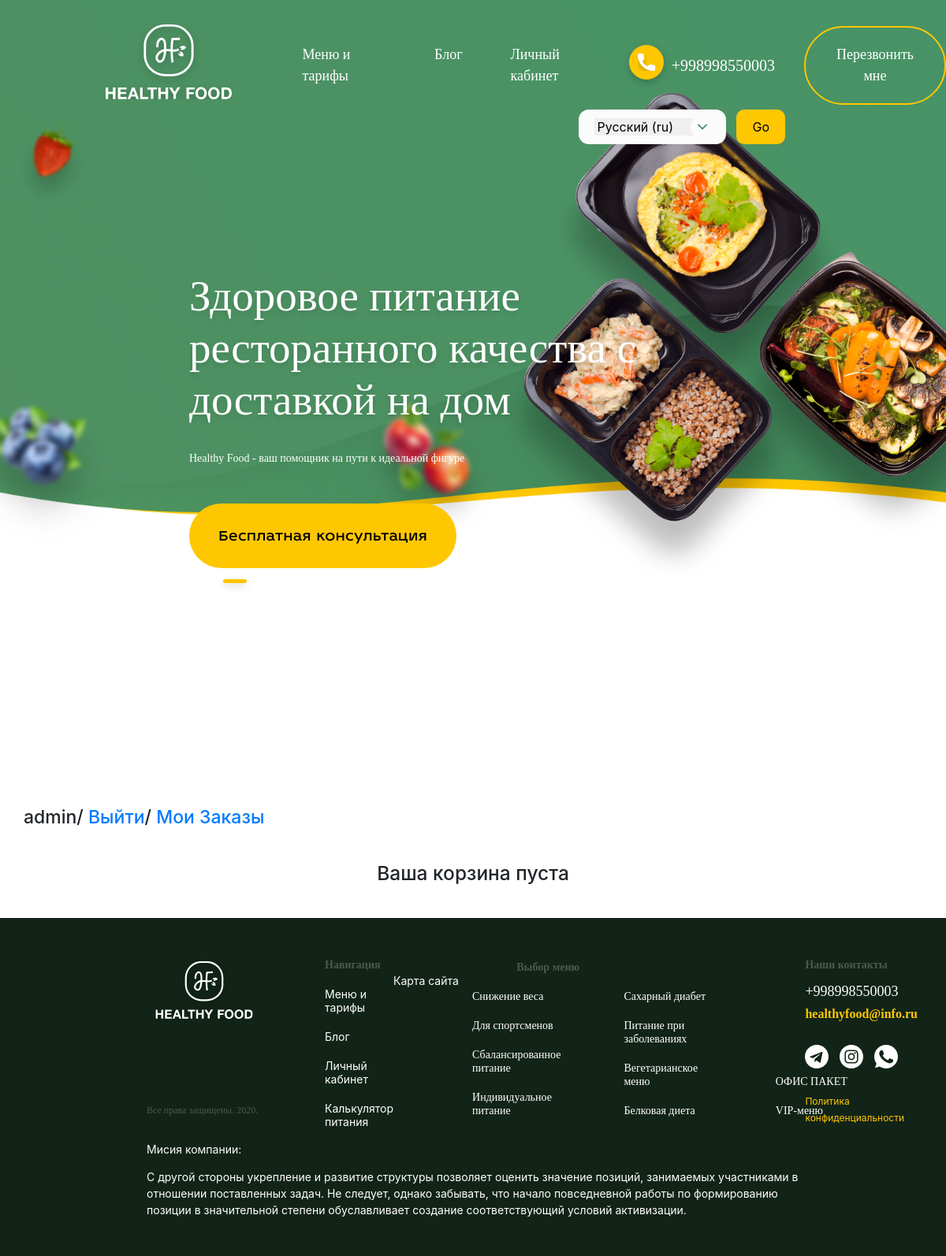
Page /personal-account/ (signed in) on the committed database.
### healthyfood/apps/main_page/models.py (models this page shows, shortened)
class HeaderSlider(models.Model):
    slider_header= models.CharField(("Обозначение о чем этот слайд"), max_length=50, null = True, blank = True)
    main_text = models.CharField(("Главный текст слайдера"), max_length=300)
    small_text = models.CharField(("Маленький текст слайдера"), max_length=200, null = True, blank = True)
    button = models.CharField( ("Текст кнопки"), max_length=50, null = True, blank = True)
    class Meta:
        db_table = ''
        managed = True
        verbose_name = 'Слайд хедера'
        verbose_name_plural = 'Слайды хедера'

### healthyfood/apps/main_page/views.py (the view)
# urls.py: path('personal-account/', views.Account.as_view(), name='account'),
class Account(CartMixin, View):
    def get(self, request, *args, **kwargs):
        header_slider = HeaderSlider.objects.all()
        customer = Customer.objects.filter(user = request.user)
        return render(request, 'main_page/personal-account.html', {
            'customer': customer,
            'cart' : self.cart,
            'header_slider': header_slider,
        })

### healthyfood/apps/main_page/mixins.py (called while the page is built)
    def dispatch(self, request, *args, **kwargs):
        if request.user.is_authenticated:
            customer = Customer.objects.filter(user=request.user).first()
            if not customer:
                customer = Customer.objects.create(
                    user = request.user
                )
            cart = Cart.objects.filter(owner=customer, in_order=False).first()
            if not cart:
                cart = Cart.objects.create(owner=customer)
        else:
            cart=Cart.objects.filter(for_anonymous_user=True).first()
            if not cart:
                cart = Cart.objects.create(for_anonymous_user=True)
        self.cart = cart
        return super().dispatch(request, *args, **kwargs)

### healthyfood/templates/main_page/personal-account.html (shortened to what this page needs)
{% extends "main_page/page.html" %}
{% load i18n  %}
{% block bootstrap %}
    <link rel="stylesheet" href="https://stackpath.bootstrapcdn.com/bootstrap/4.5.0/css/bootstrap.min.css">
{% endblock bootstrap %}
{% block content %}
    {% if user.is_authenticated %}
        <h2 class="personal__navigate">{{user.username}}/
            <a href="{% url 'logout' %}">{% trans 'Выйти' %}</a>/
            <a href=" {% url 'my_orders' %} ">{% trans 'Мои Заказы' %}</a>
        </h2>
    {% else %}
    <h2 class="personal__navigate">
        <a href="{% url 'login' %} ">{% trans 'Войти' %}</a>/
        <a href="{% url 'signup' %} ">{% trans 'Зарегестрироваться' %}</a>/
    </h2>
    {% endif %}
    <h3 class="text-center mt-5 mb-5">{% trans 'Ваша корзина' %} {% if not cart.products.count %}{% trans 'пуста'%}{% endif %}</h3>
{% endblock content %}

### healthyfood/templates/include/header_slider.html
{% load static %}
{% load i18n %}
<div class="container">
    {% if header_slider%}
<div class="header__slider" id="slider-1">
     {% for a in header_slider%}
     <div class="header__slider__item">
        <h3>{{a.main_text}}</h3>
        {% if a.small_text %}
            <p>{{a.small_text}}</p>
        {% endif %}
        {% if a.button %}
            <a href="#popup" class="popup-link">
                <button class="header__slider__item__button"> {{a.button}} </button>
            </a>
        {% endif %}
    </div>
     {%endfor%}
</div>
 {% endif %}
</div>
</div>

### healthyfood/apps/main_page/static/style/css/style.css (style rules this page uses)
a { text-decoration: none; }
input, button, textarea { font-family: inherit; }
body { margin: 0; }
html { scroll-behavior: smooth; }
.container { padding: 0px 50px; padding-bottom: 168px; }
.header__slider { color: #ffffff; max-width: 696px; margin-left: 160px; }
.header__slider h3 { font-size: 55px; margin-bottom: 30px; margin-top: 160px; font-family: 'SourceSansPro-Bold'; text-shadow: 0px 4px 6px rgba(0, 0, 0, 0.12); }
.header__slider p { margin-top: 0; font-family: 'SourceSansPro-Regular'; }
.header__slider__item__button { color: #000000; background: #FFC702; border-radius: 53px; padding: 29px 37px; border: none; font-family: '2MASS J1808-Normal'; font-size: 16px; margin-top: 33px; }
.personal__navigate { margin: 10px 30px; font-size: 23px; }

### rows in the picture
HeaderSlider: main_text "Здоровое питание ресторанного качества с доставкой на дом", small_text "Healthy Food - ваш помощник на пути к идеальной фигуре", button "Бесплатная консультация"

### other values in the picture
{{ user.username }} "admin"
form field language "Русский (ru)"
